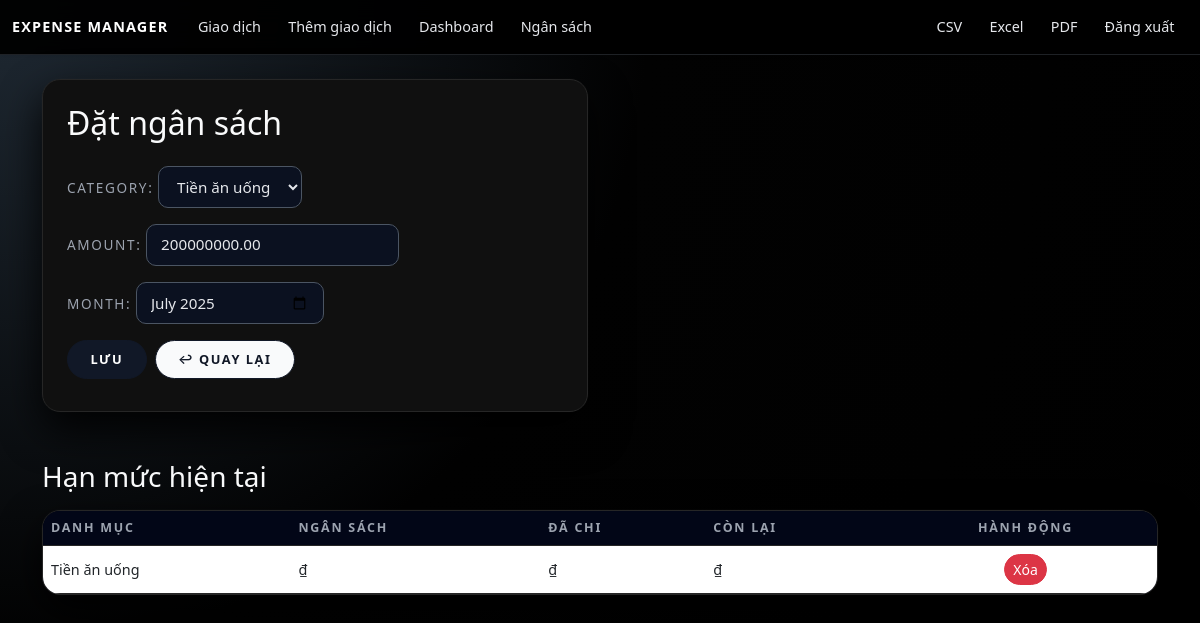
Page /budget/5/edit/ (signed in) on the committed database.
### expenses/models.py (models this page shows, shortened)
class Budget(models.Model):
    user = models.ForeignKey(User, on_delete=models.CASCADE)
    category = models.ForeignKey(Category, on_delete=models.CASCADE, null=True, blank=True)
    amount = models.DecimalField(max_digits=12, decimal_places=2)
    month = models.DateField()

class Category(models.Model):
    name = models.CharField(max_length=100)
    def __str__(self):
        return self.name

### expenses/views.py (the view)
# urls.py: path("budget/<int:pk>/edit/", views.budget_edit, name="budget_edit"),
@login_required
def budget_edit(request, pk):
    budget = get_object_or_404(Budget, pk=pk, user=request.user)
    if request.method == "POST":
        form = BudgetForm(request.POST, instance=budget)
        if form.is_valid():
            form.save()
            return redirect("budget_create")
    else:
        form = BudgetForm(instance=budget)
    return render(request, "expenses/budget_form.html", {
        "form": form,
        "budgets": Budget.objects.filter(user=request.user)
    })

### expenses/forms.py (shortened to what this page needs)
class BudgetForm(forms.ModelForm):
    month = forms.DateField(
        input_formats=['%Y-%m'],
        widget=forms.DateInput(format='%Y-%m', attrs={'type': 'month'})
    )
    class Meta:
        model = Budget
        fields = ["category", "amount", "month"]

### expenses/templates/expenses/budget_form.html (shortened to what this page needs)
{% extends "expenses/base.html" %}
{% block content %}
<div class="row g-4">
  <div class="col-lg-6">
    <div class="card p-4 exp-budget-form-card">
      <h2 class="mb-4">Đặt ngân sách</h2>
      <form method="post" class="mb-2">
        {{ form.as_p }}
        <div class="mt-3 d-flex gap-2">
          <button type="submit" class="btn btn-dark">Lưu</button>
          <a href="{% url 'dashboard' %}" class="btn btn-outline-dark">↩ Quay lại</a>
        </div>
      </form>
    </div>
  </div>
  <div class="col-12">
    <h3 class="mt-4 mb-3">Hạn mức hiện tại</h3>
    <div class="exp-budget-table-wrapper">
      <table class="table exp-budget-table align-middle">
        <thead>
          <tr>
            <th>Danh mục</th>
            <th>Ngân sách</th>
            <th>Đã chi</th>
            <th>Còn lại</th>
            <th class="text-center">Hành động</th>
          </tr>
        </thead>
        <tbody>
          {% for b in budgets %}
          <tr>
            <td>{{ b.category }}</td>
            <td>{{ b.limit }} ₫</td>
            <td>{{ b.spent }} ₫</td>
            <td>{{ b.remaining }} ₫</td>
            <td class="text-center">
              <form method="post"
                    action="{% url 'budget_delete' b.id %}"
                    style="display:inline"
                    onsubmit="return confirm('Xoá ngân sách này?');">
                <button type="submit" class="btn btn-danger btn-sm">Xóa</button>
              </form>
            </td>
          </tr>
          {% empty %}
          <tr>
            <td colspan="5" class="exp-budget-empty">
              Chưa có ngân sách nào
            </td>
          </tr>
          {% endfor %}
        </tbody>
      </table>
    </div>
  </div>
</div>
{% endblock %}

### expenses/templates/expenses/base.html (style rules this page uses)
:root { --exp-bg: #050505; --exp-bg-soft: #101010; --exp-border: #262626; --exp-text: #f9fafb; --exp-text-muted: #9ca3af; --exp-black: #000000; }
* { box-sizing: border-box; }
body { margin: 0; min-height: 100vh; background: radial-gradient(circle at top left, #1f2933 0, #020202 45%, #000000 100%); color: var(--exp-text); font-family: system-ui, -apple-system, BlinkMacSystemFont, "Segoe UI", sans-serif; }
.card { border-radius: 18px; border: 1px solid var(--exp-border); background-color: var(--exp-bg-soft); box-shadow: 0 18px 40px rgba(0, 0, 0, 0.9), 0 0 0 1px rgba(255, 255, 255, 0.01); color: var(--exp-text); }
.table { color: var(--exp-text); border-color: var(--exp-border); }
.table thead { background-color: #020617; }
.table thead th { border-bottom-color: var(--exp-border); color: var(--exp-text-muted); text-transform: uppercase; font-size: 0.8rem; letter-spacing: 0.12em; }
.table tbody tr { border-color: var(--exp-border); }
input[type="text"], input[type="number"], input[type="email"], input[type="password"], input[type="date"], input[type="month"], select, textarea, .form-control, .form-select { background-color: #0b1120; border: 1px solid #4b5563; color: #e5e7eb; border-radius: 10px; font-size: 0.95rem; padding: 0.55rem 0.9rem; }
input::placeholder, textarea::placeholder { color: #6b7280; font-size: 0.9rem; }
label { font-size: 0.85rem; text-transform: uppercase; letter-spacing: 0.12em; color: var(--exp-text-muted); margin-bottom: 0.35rem; }
.btn-dark, .btn-outline-dark, .btn-primary { border-radius: 999px; text-transform: uppercase; letter-spacing: 0.12em; font-size: 0.8rem; font-weight: 600; padding: 0.55rem 1.4rem; transition: background-color 0.18s ease-out, color 0.18s ease-out, border-color 0.18s ease-out, transform 0.18s ease-out, box-shadow 0.18s ease-out; }
.btn-dark, .btn-primary { background-color: #111827; border-color: #111827; color: #ffffff; }
.btn-outline-dark { background-color: #f9fafb; border-color: #111827; color: #111827; }
.btn-danger { border-radius: 999px; }

### expenses/templates/expenses/budget_form.html (style rules this page uses)
.exp-budget-form-card { max-width: 720px; }
.exp-budget-table-wrapper { border-radius: 18px; overflow: hidden; border: 1px solid var(--exp-border); background-color: var(--exp-bg-soft); box-shadow: 0 18px 40px rgba(0, 0, 0, 0.9), 0 0 0 1px rgba(255, 255, 255, 0.01); }
.exp-budget-table { margin-bottom: 0; }
.exp-budget-table thead th { background-color: #020617; color: var(--exp-text-muted); text-transform: uppercase; font-size: 0.78rem; letter-spacing: 0.14em; border-bottom-color: var(--exp-border); border-top: none; }
.exp-budget-table tbody tr { background-color: #020617; border-color: var(--exp-border); }
.exp-budget-table td { border-color: var(--exp-border); font-size: 0.9rem; }

### rows in the picture
Budget: category "Tiền ăn uống", amount "200000000.00", month "2025-07"
